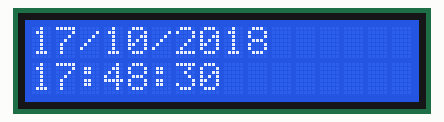
This sketch was run on a simulated Arduino Uno, built with avr-gcc and run on an emulated ATmega328P. Parts: 16×2 character LCD. The local clock reads 2024-03-15 10:24:30 at power-on unless the sketch sets it.

Above: at 0.1 s.
At 4.2 s:
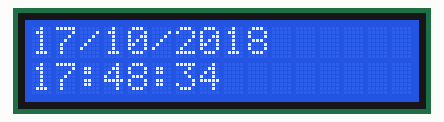
At 9.4 s:
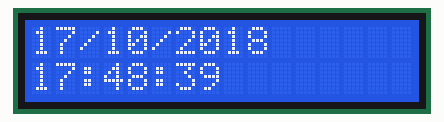
At 19.6 s:
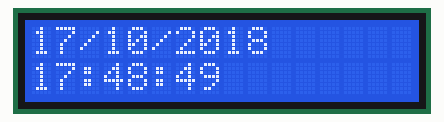
At 28.8 s:
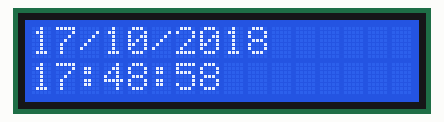
At 39.0 s:
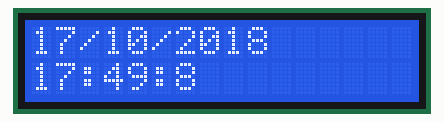

Measured:
- what the display in image 1 shows lasts 1.0 s, from 4.2 s to 5.2 s

The sketch:

SimpleClock.ino
```cpp
/*
 * 搭建简易的电子时钟
 */
#include <virtuabotixRTC.h> // 驱动 RTC 模块需要的库
#include <LiquidCrystal_I2C.h>


LiquidCrystal_I2C lcd(0x27,16,2);

//引脚连线： CLK -> 4 , DAT -> 3, Reset -> 2
virtuabotixRTC RTC(4, 3, 2);

void setup() {
 Serial.begin(9600);
 lcd.init(); // 初始化 LCD
 lcd.backlight(); // 打开背光
 lcd.home ();
 // 设定时间，分别：秒，分，时，星期，日，月，年
 RTC.setDS1302Time(30, 48, 17, 3, 17, 10, 2018);
 //初次烧录时，需执行这行代码，之后需要注释掉
}

void loop() {
 lcd.clear(); // 清除屏幕后，从 RTC 模块中获取时间，然后打印到 LCD 上
 RTC.updateTime();
 lcd.setCursor(0,0);
 lcd.print(RTC.dayofmonth);
 lcd.print("/");
 lcd.print(RTC.month);
 lcd.print("/");
 lcd.print(RTC.year);
 lcd.setCursor(0,1);
 lcd.print(RTC.hours);
 lcd.print(":");
 lcd.print(RTC.minutes);
 lcd.print(":");
 lcd.print(RTC.seconds);
 delay(1000);
}
```
